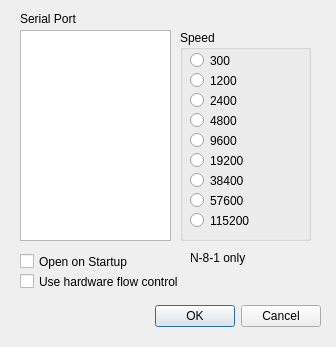
<?xml version="1.0" encoding="UTF-8"?>
<ui version="4.0">
 <class>configDlg</class>
 <widget class="QDialog" name="configDlg">
  <property name="geometry">
   <rect>
    <x>0</x>
    <y>0</y>
    <width>336</width>
    <height>347</height>
   </rect>
  </property>
  <property name="windowTitle">
   <string>Config serial port</string>
  </property>
  <widget class="QDialogButtonBox" name="buttonBox">
   <property name="geometry">
    <rect>
     <x>10</x>
     <y>300</y>
     <width>311</width>
     <height>32</height>
    </rect>
   </property>
   <property name="orientation">
    <enum>Qt::Horizontal</enum>
   </property>
   <property name="standardButtons">
    <set>QDialogButtonBox::Cancel|QDialogButtonBox::Ok</set>
   </property>
  </widget>
  <widget class="QLabel" name="label">
   <property name="geometry">
    <rect>
     <x>20</x>
     <y>10</y>
     <width>91</width>
     <height>18</height>
    </rect>
   </property>
   <property name="text">
    <string>Serial Port</string>
   </property>
  </widget>
  <widget class="QGroupBox" name="groupBox">
   <property name="geometry">
    <rect>
     <x>180</x>
     <y>30</y>
     <width>131</width>
     <height>211</height>
    </rect>
   </property>
   <property name="title">
    <string>Speed</string>
   </property>
   <widget class="QRadioButton" name="rb300">
    <property name="geometry">
     <rect>
      <x>10</x>
      <y>20</y>
      <width>114</width>
      <height>21</height>
     </rect>
    </property>
    <property name="text">
     <string>300</string>
    </property>
   </widget>
   <widget class="QRadioButton" name="rb2400">
    <property name="geometry">
     <rect>
      <x>10</x>
      <y>60</y>
      <width>114</width>
      <height>21</height>
     </rect>
    </property>
    <property name="text">
     <string>2400</string>
    </property>
   </widget>
   <widget class="QRadioButton" name="rb4800">
    <property name="geometry">
     <rect>
      <x>10</x>
      <y>80</y>
      <width>114</width>
      <height>21</height>
     </rect>
    </property>
    <property name="text">
     <string>4800</string>
    </property>
   </widget>
   <widget class="QRadioButton" name="rb9600">
    <property name="geometry">
     <rect>
      <x>10</x>
      <y>100</y>
      <width>114</width>
      <height>21</height>
     </rect>
    </property>
    <property name="text">
     <string>9600</string>
    </property>
   </widget>
   <widget class="QRadioButton" name="rb19200">
    <property name="geometry">
     <rect>
      <x>10</x>
      <y>120</y>
      <width>114</width>
      <height>21</height>
     </rect>
    </property>
    <property name="text">
     <string>19200</string>
    </property>
   </widget>
   <widget class="QRadioButton" name="rb38400">
    <property name="geometry">
     <rect>
      <x>10</x>
      <y>140</y>
      <width>114</width>
      <height>21</height>
     </rect>
    </property>
    <property name="text">
     <string>38400</string>
    </property>
   </widget>
   <widget class="QRadioButton" name="rb57600">
    <property name="geometry">
     <rect>
      <x>10</x>
      <y>160</y>
      <width>114</width>
      <height>21</height>
     </rect>
    </property>
    <property name="text">
     <string>57600</string>
    </property>
   </widget>
   <widget class="QRadioButton" name="rb115200">
    <property name="geometry">
     <rect>
      <x>10</x>
      <y>180</y>
      <width>114</width>
      <height>21</height>
     </rect>
    </property>
    <property name="text">
     <string>115200</string>
    </property>
   </widget>
   <widget class="QRadioButton" name="rb1200">
    <property name="geometry">
     <rect>
      <x>10</x>
      <y>40</y>
      <width>114</width>
      <height>21</height>
     </rect>
    </property>
    <property name="text">
     <string>1200</string>
    </property>
   </widget>
  </widget>
  <widget class="QCheckBox" name="cbOpenStart">
   <property name="geometry">
    <rect>
     <x>20</x>
     <y>250</y>
     <width>181</width>
     <height>23</height>
    </rect>
   </property>
   <property name="text">
    <string>Open on Startup</string>
   </property>
  </widget>
  <widget class="QCheckBox" name="cbHwFlow">
   <property name="geometry">
    <rect>
     <x>20</x>
     <y>270</y>
     <width>291</width>
     <height>23</height>
    </rect>
   </property>
   <property name="text">
    <string>Use hardware flow control</string>
   </property>
  </widget>
  <widget class="QListWidget" name="listPorts">
   <property name="geometry">
    <rect>
     <x>20</x>
     <y>30</y>
     <width>151</width>
     <height>211</height>
    </rect>
   </property>
  </widget>
  <widget class="QLabel" name="label_2">
   <property name="geometry">
    <rect>
     <x>190</x>
     <y>250</y>
     <width>121</width>
     <height>16</height>
    </rect>
   </property>
   <property name="text">
    <string>N-8-1 only</string>
   </property>
  </widget>
 </widget>
 <resources/>
 <connections>
  <connection>
   <sender>buttonBox</sender>
   <signal>accepted()</signal>
   <receiver>configDlg</receiver>
   <slot>accept()</slot>
   <hints>
    <hint type="sourcelabel">
     <x>248</x>
     <y>254</y>
    </hint>
    <hint type="destinationlabel">
     <x>157</x>
     <y>274</y>
    </hint>
   </hints>
  </connection>
  <connection>
   <sender>buttonBox</sender>
   <signal>rejected()</signal>
   <receiver>configDlg</receiver>
   <slot>reject()</slot>
   <hints>
    <hint type="sourcelabel">
     <x>316</x>
     <y>260</y>
    </hint>
    <hint type="destinationlabel">
     <x>286</x>
     <y>274</y>
    </hint>
   </hints>
  </connection>
 </connections>
</ui>
